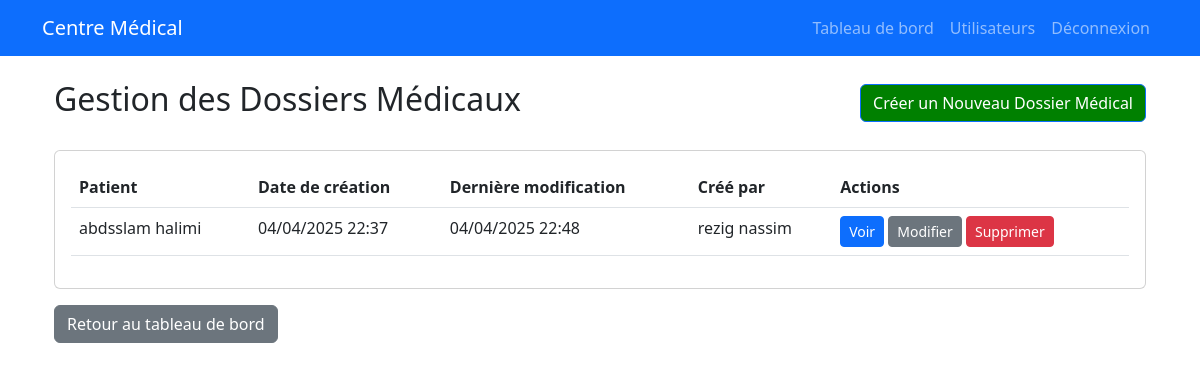
Screenshot of /accounts/medical-records/ (signed in) with the database file from the repository.
### accounts/models.py (models this page shows, shortened)
class MedicalRecord(models.Model):
        patient = models.ForeignKey('Patient', on_delete=models.CASCADE, related_name='records')
        creator = models.ForeignKey(settings.AUTH_USER_MODEL, on_delete=models.PROTECT, related_name='created_records')
        assigned_to = models.ManyToManyField(settings.AUTH_USER_MODEL, related_name='assigned_records')
        encrypted_data = models.BinaryField()
        abe_policy = models.TextField()
        creation_date = models.DateTimeField(auto_now_add=True)
        last_modified = models.DateTimeField(auto_now=True)
        class Meta:
            permissions = [
                ('decrypt_record', 'Can decrypt medical record'),
                ('transfer_record', 'Can transfer record ownership'),
            ]

class Patient(models.Model):
    user = models.OneToOneField(
        settings.AUTH_USER_MODEL,
        on_delete=models.CASCADE,
        related_name='patient_profile'
    )
    date_of_birth = models.DateField()
    blood_type = models.CharField(max_length=3)
    encrypted_insurance = models.BinaryField()

class User(AbstractUser):
    ROLE_CHOICES = (
        ('ADMIN', 'Administrateur'),
        ('MEDECIN', 'Médecin'),
        ('PATIENT', 'Patient'),
        ('RADIOLOGUE', 'Radiologue'),
        ('LABORANTIN', 'Laborantin'),
        ('PRATICIEN', 'Praticien de santé'),
    )
    email = models.EmailField(unique=True)
    role = models.CharField(max_length=15, choices=ROLE_CHOICES, default='PATIENT')
    created_by = models.ForeignKey('self', on_delete=models.SET_NULL, null=True, blank=True, related_name='created_users')
    USERNAME_FIELD = 'email'
    REQUIRED_FIELDS = []
    objects = UserManager()
    @property
    def is_admin(self):
        return self.role == 'ADMIN'
    @property
    def is_medecin(self):
        return self.role == 'MEDECIN'
    @property
    def is_laborantin(self):
        return self.role == 'LABORANTIN'
    @property
    def is_praticien(self):
        return self.role == 'PRATICIEN'

### accounts/views.py (the view, shortened to what this page needs)
# urls.py: path('medical-records/', views.MedicalRecordListView.as_view(), name='medical_record_list'),
class MedicalRecordListView(UserPassesTestMixin, ListView):
    model = MedicalRecord
    template_name = 'accounts/medical_record_list.html'
    context_object_name = 'medical_records'
    def test_func(self):
        return self.request.user.is_admin or self.request.user.is_medecin or self.request.user.is_praticien or self.request.user.is_laborantin
    def get_queryset(self):
        queryset = super().get_queryset()
        form = self.search_form
        if self.request.user.is_medecin:
            queryset = queryset.filter(
                models.Q(creator=self.request.user) | models.Q(assigned_to=self.request.user)
            ).distinct()
        elif self.request.user.is_laborantin:
            queryset = queryset.filter(assigned_to=self.request.user).distinct()
        return queryset
    def get_context_data(self, **kwargs):
        context = super().get_context_data(**kwargs)
        context['search_form'] = self.search_form
        return context
    def dispatch(self, request, *args, **kwargs):
        from .forms_search import MedicalRecordSearchForm
        self.search_form = MedicalRecordSearchForm(request.GET or None)
        return super().dispatch(request, *args, **kwargs)

### accounts/templates/accounts/medical_record_list.html (shortened to what this page needs)
{% extends 'base.html' %}
{% block content %}
<div class="container mt-4">
    <div class="d-flex justify-content-between align-items-center mb-4">
        <h2>Gestion des Dossiers Médicaux</h2>
        <a href="{% url 'medical_record_create' %}" class="btn btn-primary" style="background-color: green; color: white;">
            Créer un Nouveau Dossier Médical
        </a>
    </div>
    <div class="card">
        <div class="card-body">
            <table class="table" id="medicalRecordsTable">
                <thead>
                    <tr>
                        <th>Patient</th>
                        <th>Date de création</th>
                        <th>Dernière modification</th>
                        <th>Créé par</th>
                        <th>Actions</th>
                    </tr>
                </thead>
                <tbody>
                    {% for record in medical_records %}
                    <tr>
                        <td>{{ record.patient.user.get_full_name|default:record.patient.user.email }}</td>
                        <td>{{ record.creation_date|date:"d/m/Y H:i" }}</td>
                        <td>{{ record.last_modified|date:"d/m/Y H:i" }}</td>
                        <td>{{ record.creator.get_full_name|default:record.creator.email }}</td>
                        <td>
                            <a href="{% url 'medical_record_detail' record.id %}" class="btn btn-sm btn-primary">Voir</a>
                            {% if request.user.is_admin or request.user == record.creator %}
                                <a href="{% url 'medical_record_update' record.id %}" class="btn btn-sm btn-secondary">Modifier</a>
                                <a href="{% url 'medical_record_delete' record.id %}" class="btn btn-sm btn-danger">Supprimer</a>
                            {% endif %}
                        </td>
                    </tr>
                    {% empty %}
                    <tr>
                        <td colspan="5" class="text-center">Aucun dossier médical trouvé</td>
                    </tr>
                    {% endfor %}
                </tbody>
            </table>
        </div>
    </div>
    <div class="mt-3">
        <a href="{% url 'dashboard' %}" class="btn btn-secondary">Retour au tableau de bord</a>
    </div>
</div>
{% endblock %}

### rows the page displays
MedicalRecord: patient.user.get_full_name "abdsslam halimi", creation_date "04/04/2025 22:37", last_modified "04/04/2025 22:48", creator.get_full_name "rezig nassim"
